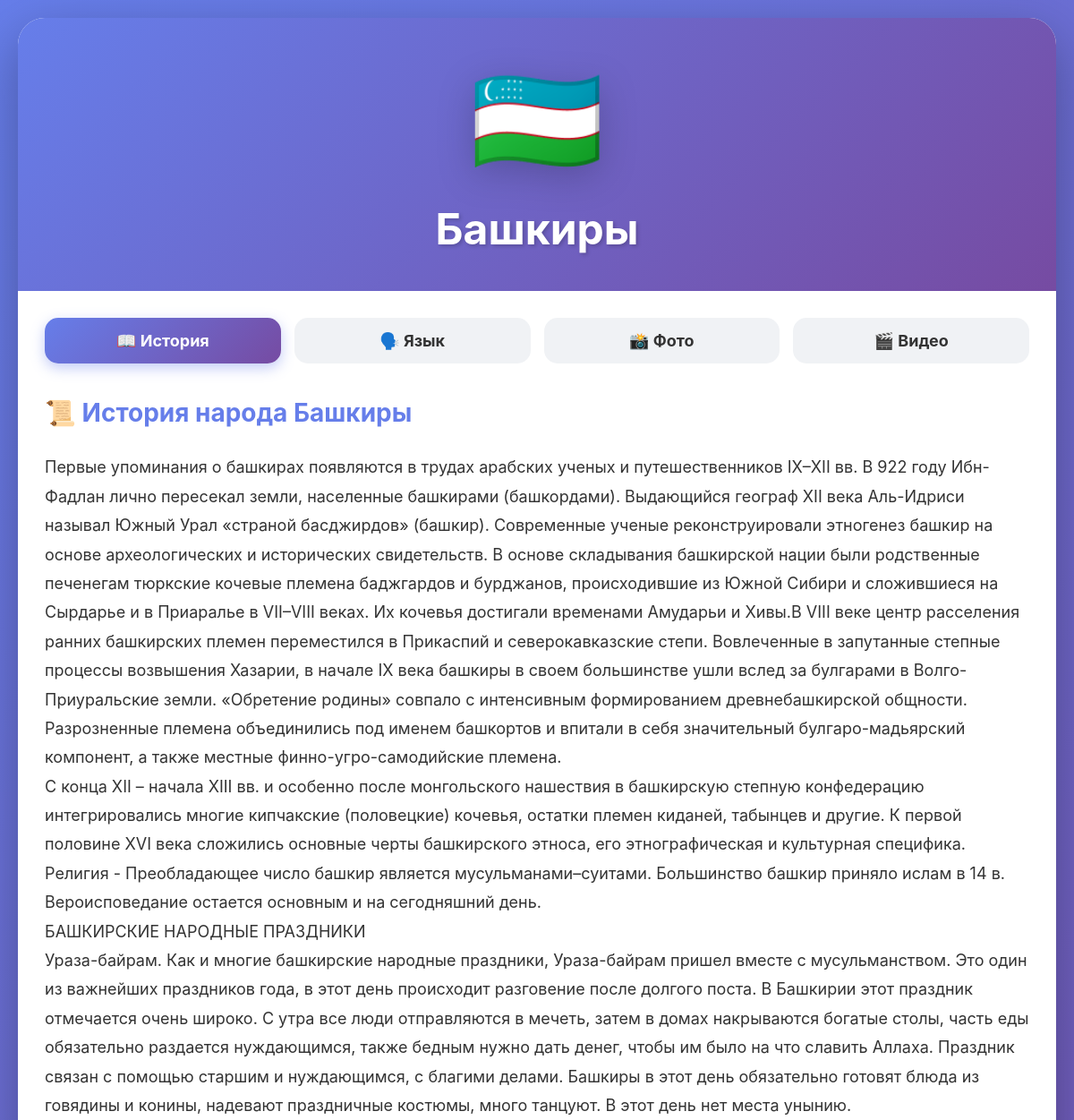
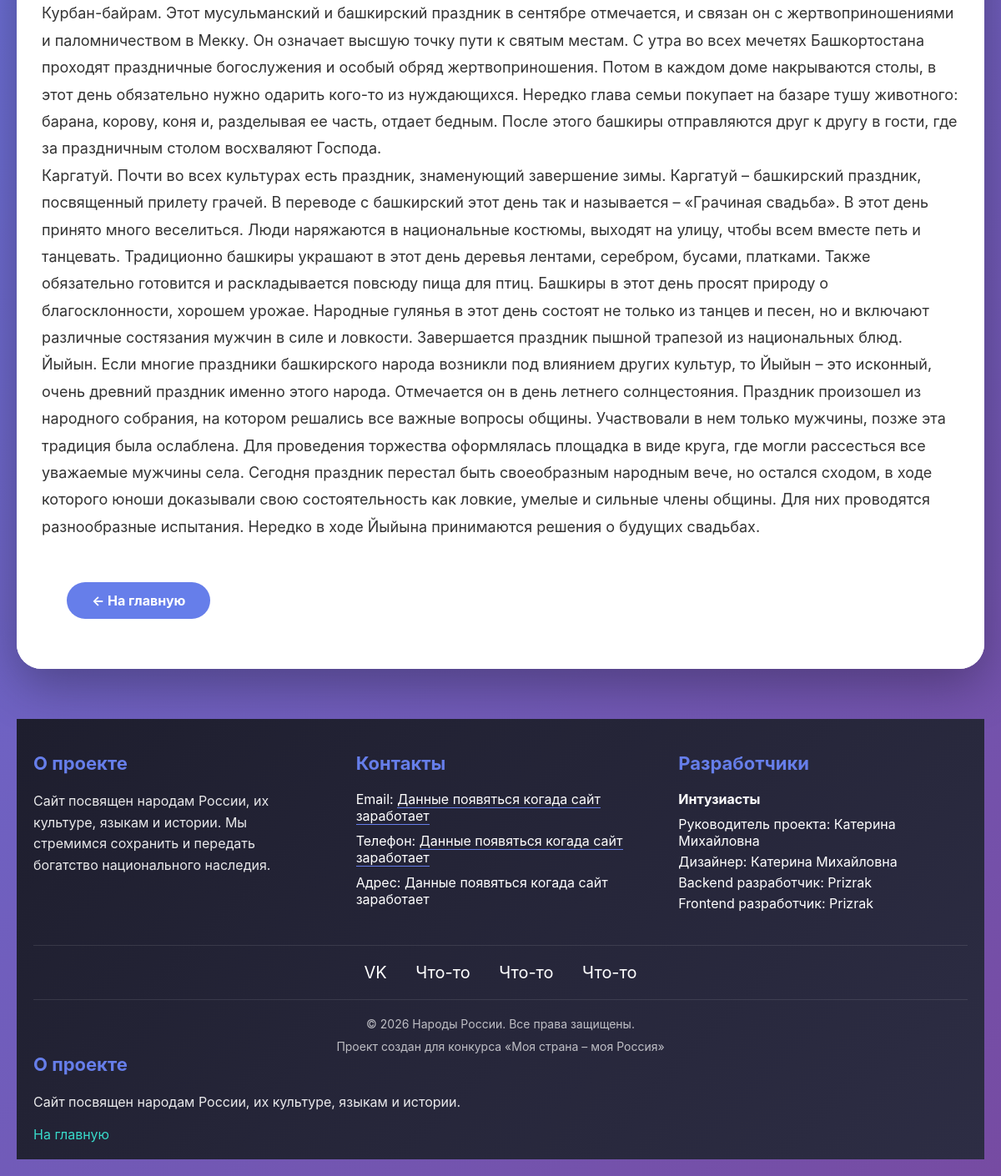
The app's page /5/ with its own data (2 pictures, top to bottom).
### peoples/models.py (models this page shows, shortened)
class Nation(models.Model):
    name = models.CharField(max_length=100, verbose_name="Название народа")
    flag_emoji = models.CharField(max_length=10, default='🏳️', verbose_name="Флаг (эмодзи)")
    short_description = models.CharField(max_length=200, blank=True, verbose_name="Краткое описание")
    history_text = models.TextField(verbose_name="История народа")
    language_features = models.TextField(verbose_name="Особенности языка",
                                         help_text="Напишите про грамматику, интересные факты, алфавит и т.д.")
    photo1 = models.ImageField(upload_to='peoples/photos/', blank=True, null=True, verbose_name="Фото 1")
    photo2 = models.ImageField(upload_to='peoples/photos/', blank=True, null=True, verbose_name="Фото 2")
    photo3 = models.ImageField(upload_to='peoples/photos/', blank=True, null=True, verbose_name="Фото 3")
    VIDEO_HOST_CHOICES = [
        ('vk', 'ВКонтакте'),
        ('rutube', 'RUTUBE'),
    ]
    video_host = models.CharField(
        max_length=20,
        choices=VIDEO_HOST_CHOICES,
        default='rutube',
        verbose_name="Видеохостинг",
        help_text="Выберите где разместить видео"
    )
    video_url = models.URLField(blank=True, verbose_name="Ссылка на видео")
    video_embed_code=models.TextField(
        blank=True,
        verbose_name="Код для вставки (Для вк)",
        help_text="Для ВКонтакте: скопируйте embed код из видео"
    )
    audio_file = models.FileField(upload_to='peoples/audio/', blank=True, null=True, verbose_name="Аудио (песня/речь)")
    class Meta:
        verbose_name = "Народ"
        verbose_name_plural = "Народы"

### peoples/views.py (the view)
# urls.py: path('<int:nation_id>/', views.nation_detail, name='nation_detail'),
def nation_detail(request, nation_id):
    nation = get_object_or_404(Nation, id=nation_id)
    return render(request, 'nation_detail.html', {'nation': nation})

### peoples/templates/nation_detail.html (shortened to what this page needs)
<!DOCTYPE html>
<html lang="ru">
<head>
</head>
<body>
    <div class="container">
        <div class="nation-card">
            <div class="header">
                <div class="flag">{{ nation.flag_emoji }}</div>
                <h1>{{ nation.name }}</h1>
            </div>
            <div class="nav-buttons">
                <button class="tab-btn active" onclick="openTab(event, 'history')">📖 История</button>
                <button class="tab-btn" onclick="openTab(event, 'language')">🗣️ Язык</button>
                <button class="tab-btn" onclick="openTab(event, 'gallery')">📸 Фото</button>
                <button class="tab-btn" onclick="openTab(event, 'video')">🎬 Видео</button>
            </div>
            <div class="tab-content">
                <div id="history" class="tab-pane active">
                    <div class="text-block">
                        <h3>📜 История народа {{ nation.name }}</h3>
                        <p>{{ nation.history_text|linebreaks }}</p>
                    </div>
                </div>
            <div style="padding: 0 30px 30px 30px;">
                <a href="/" class="back-btn">← На главную</a>
            </div>
        </div>
    </div>
    {% include 'footer.html' %}
</body>
</html>

### peoples/templates/nation_detail.html (style rules this page uses)
* { margin: 0; padding: 0; box-sizing: border-box; }
body { font-family: -apple-system, BlinkMacSystemFont, 'Segoe UI', Roboto, sans-serif; background: linear-gradient(135deg, #667eea 0%, #764ba2 100%); min-height: 100vh; padding: 20px; }
.container { max-width: 1200px; margin: 0 auto; }
.nation-card { background: white; border-radius: 30px; overflow: hidden; box-shadow: 0 20px 60px rgba(0,0,0,0.3); }
.header { background: linear-gradient(135deg, #667eea 0%, #764ba2 100%); padding: 40px; text-align: center; color: white; }
.flag { font-size: 120px; filter: drop-shadow(0 10px 20px rgba(0,0,0,0.2)); }
h1 { font-size: 48px; margin-top: 20px; text-shadow: 2px 2px 4px rgba(0,0,0,0.2); }
.nav-buttons { display: flex; gap: 15px; padding: 30px 30px 0 30px; background: white; flex-wrap: wrap; }
.tab-btn { flex: 1; padding: 15px 25px; font-size: 18px; font-weight: bold; border: none; background: #f0f2f5; color: #333; cursor: pointer; border-radius: 15px; transition: all 0.3s ease; font-family: inherit; }
.tab-btn.active { background: linear-gradient(135deg, #667eea 0%, #764ba2 100%); color: white; box-shadow: 0 5px 15px rgba(102,126,234,0.4); }
.tab-content { padding: 30px; background: white; }
.tab-pane { display: none; animation: fadeIn 0.5s ease; }
.tab-pane.active { display: block; }
.text-block { line-height: 1.8; font-size: 18px; color: #333; }
.text-block h3 { color: #667eea; margin-bottom: 15px; font-size: 28px; }
.text-block p { margin-bottom: 20px; }
.back-btn { display: inline-block; margin-top: 30px; padding: 12px 30px; background: #667eea; color: white; text-decoration: none; border-radius: 25px; transition: 0.3s; font-weight: bold; }

### records on screen
Nation: flag_emoji "🇺🇿", name "Башкиры", history_text "Первые упоминания о башкирах появляются в трудах арабских ученых и путешественников IX–XII вв. В 922 году Ибн-Фадлан лично пересекал земли, населенные башкирами (башкордами). Выдающийся географ XII века Аль-Идриси называл Южный Урал «страной басджирдов» (башкир). Современные ученые реконструировали этногенез башкир на основе археологических и исторических свидетельств. В основе складывания башкирской нации были родственные печенегам тюркские кочевые племена баджгардов и бурджанов, происходившие из Южной Сибири и сложившиеся на Сырдарье и в Приаралье в VII–VIII веках. Их кочевья достигали временами Амударьи и Хивы.В VIII веке центр расселения ранних башкирских племен переместился в Прикаспий…"
